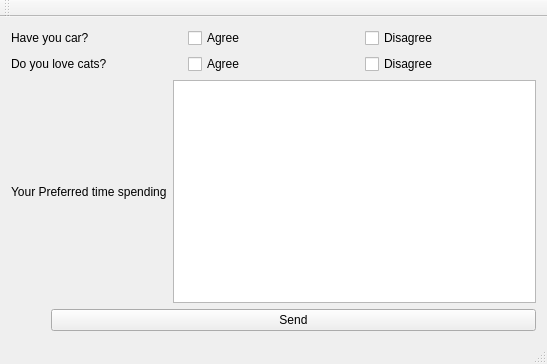
<?xml version="1.0" encoding="UTF-8"?>
<ui version="4.0">
 <class>MainWindow</class>
 <widget class="QMainWindow" name="MainWindow">
  <property name="geometry">
   <rect>
    <x>0</x>
    <y>0</y>
    <width>547</width>
    <height>364</height>
   </rect>
  </property>
  <property name="windowTitle">
   <string>MainWindow</string>
  </property>
  <widget class="QWidget" name="centralWidget">
   <layout class="QVBoxLayout" name="verticalLayout">
    <item>
     <layout class="QHBoxLayout" name="horizontalLayout">
      <item>
       <widget class="QLabel" name="label">
        <property name="text">
         <string>Have you car?</string>
        </property>
        <property name="buddy">
         <cstring>checkBox_2</cstring>
        </property>
       </widget>
      </item>
      <item>
       <widget class="QCheckBox" name="checkBox_2">
        <property name="text">
         <string>Agree</string>
        </property>
       </widget>
      </item>
      <item>
       <widget class="QCheckBox" name="checkBox">
        <property name="text">
         <string>Disagree</string>
        </property>
       </widget>
      </item>
     </layout>
    </item>
    <item>
     <layout class="QHBoxLayout" name="horizontalLayout_2">
      <item>
       <widget class="QLabel" name="label_2">
        <property name="text">
         <string>Do you love cats?</string>
        </property>
        <property name="buddy">
         <cstring>checkBox_4</cstring>
        </property>
       </widget>
      </item>
      <item>
       <widget class="QCheckBox" name="checkBox_3">
        <property name="text">
         <string>Agree</string>
        </property>
       </widget>
      </item>
      <item>
       <widget class="QCheckBox" name="checkBox_4">
        <property name="text">
         <string>Disagree</string>
        </property>
       </widget>
      </item>
     </layout>
    </item>
    <item>
     <layout class="QHBoxLayout" name="horizontalLayout_3">
      <item>
       <widget class="QLabel" name="label_3">
        <property name="text">
         <string>Your Preferred time spending</string>
        </property>
        <property name="buddy">
         <cstring>textEdit</cstring>
        </property>
       </widget>
      </item>
      <item>
       <widget class="QTextEdit" name="textEdit"/>
      </item>
     </layout>
    </item>
    <item>
     <layout class="QHBoxLayout" name="horizontalLayout_4">
      <item>
       <spacer name="horizontalSpacer">
        <property name="orientation">
         <enum>Qt::Horizontal</enum>
        </property>
        <property name="sizeType">
         <enum>QSizePolicy::Preferred</enum>
        </property>
        <property name="sizeHint" stdset="0">
         <size>
          <width>40</width>
          <height>20</height>
         </size>
        </property>
       </spacer>
      </item>
      <item>
       <widget class="QPushButton" name="pushButton">
        <property name="text">
         <string>Send</string>
        </property>
       </widget>
      </item>
     </layout>
    </item>
   </layout>
  </widget>
  <widget class="QMenuBar" name="menuBar">
   <property name="geometry">
    <rect>
     <x>0</x>
     <y>0</y>
     <width>547</width>
     <height>20</height>
    </rect>
   </property>
  </widget>
  <widget class="QToolBar" name="mainToolBar">
   <attribute name="toolBarArea">
    <enum>TopToolBarArea</enum>
   </attribute>
   <attribute name="toolBarBreak">
    <bool>false</bool>
   </attribute>
  </widget>
  <widget class="QStatusBar" name="statusBar"/>
 </widget>
 <layoutdefault spacing="6" margin="11"/>
 <resources/>
 <connections/>
</ui>
